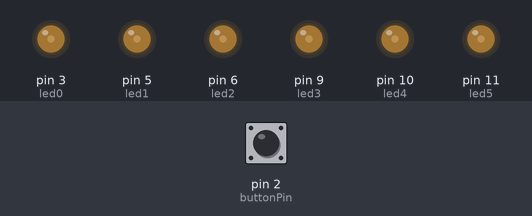
This sketch was run on a simulated Arduino Uno, built with avr-gcc and run on an emulated ATmega328P. On the bench: output pins drawn as LEDs (lit = HIGH). Inputs (shaded band) come from the test bench; at power-on: pin 2 (buttonPin) HIGH.

Above: at 2.6 s.
2.7 s: pin 2 (buttonPin) pulled LOW for 1.1 s
At 5.62 s:
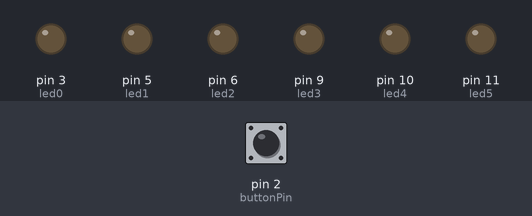
6.2 s: pin 2 (buttonPin) pulled LOW for 3.2 s
At 6.22 s:
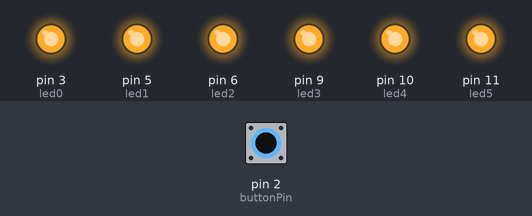
Timing chart, 0 to 16.9 s (numbered marks = the images above; inputs shaded):
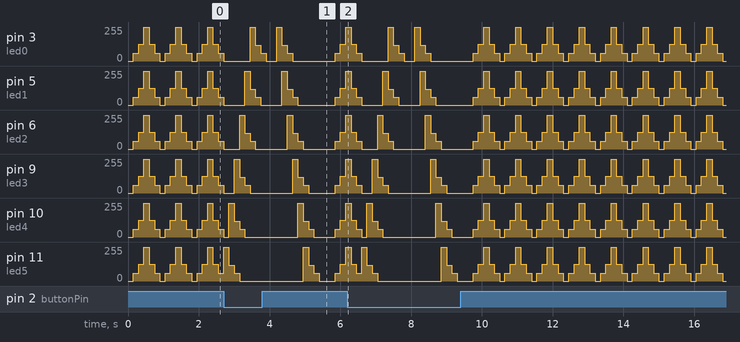

The sketch:

EX3.ino
```cpp
/**********************************************************************************
**                                                                               **
**                              Fade LEDs                                        **
**                                                                               **
**                                                                               **
**********************************************************************************/
//********** Includes *************************************************************
const byte led0 = 3;          // donar nom al pin 3 de l’Arduino
const byte led1 = 5;          // donar nom al pin 5 de l’Arduino
const byte led2 = 6;          // donar nom al pin 6 de l’Arduino
const byte led3 = 9;          // donar nom al pin 9 de l’Arduino
const byte led4 = 10;         // donar nom al pin 10 de l’Arduino
const byte led5 = 11;         // donar nom al pin 11 de l’Arduino
const byte buttonPin = 2;
byte buttonState = 0;
unsigned long velocitat = 150;         // velocitat de l'acció en ms

//********** Variables ************************************************************


//********** Setup ****************************************************************
void setup()
{
  pinMode(led0, OUTPUT);     // definir el pin 3 com una sortida
  pinMode(led1, OUTPUT);     // definir el pin 5 com una sortida
  pinMode(led2, OUTPUT);     // definir el pin 6 com una sortida
  pinMode(led3, OUTPUT);     // definir el pin 9 com una sortida
  pinMode(led4, OUTPUT);     // definir el pin 10 com una sortida
  pinMode(led5, OUTPUT);     // definir el pin 11 com una sortida
}


//********** Loop *****************************************************************
void loop()
{
  if (digitalRead(buttonPin) == 0)
  {
  analogWrite(led0, 0);     // posar PWM del pin 3 a 0
  analogWrite(led1, 0);     // posar PWM del pin 5 a 0
  analogWrite(led2, 0);     // posar PWM del pin 6 a 0
  analogWrite(led3, 0);     // posar PWM del pin 9 a 0
  analogWrite(led4, 0);     // posar PWM del pin 10 a 0
  analogWrite(led5, 255);     // posar PWM del pin 11 a 0

  delay(velocitat);          // es queden leds velocitat ms en aquest estat

  analogWrite(led0, 0);     // posar PWM del pin 3 a 0
  analogWrite(led1, 0);     // posar PWM del pin 5 a 0
  analogWrite(led2, 0);     // posar PWM del pin 6 a 0
  analogWrite(led3, 0);     // posar PWM del pin 9 a 0
  analogWrite(led4, 255);     // posar PWM del pin 10 a 0
  analogWrite(led5, 120);     // posar PWM del pin 11 a 0

  delay(velocitat);          // es queden leds velocitat ms en aquest estat

  analogWrite(led0, 0);    // posar PWM del pin 3 a 0
  analogWrite(led1, 0);    // posar PWM del pin 5 a 0
  analogWrite(led2, 0);    // posar PWM del pin 6 a 0
  analogWrite(led3, 255);    // posar PWM del pin 9 a 0
  analogWrite(led4, 120);    // posar PWM del pin 10 a 0
  analogWrite(led5, 60);    // posar PWM del pin 11 a 0

  delay(velocitat);           // es queden leds velocitat ms en aquest estat

  analogWrite(led0, 0);    // posar PWM del pin 3 a 0
  analogWrite(led1, 0);    // posar PWM del pin 5 a 0
  analogWrite(led2, 255);    // posar PWM del pin 6 a 0
  analogWrite(led3, 120);    // posar PWM del pin 9 a 0
  analogWrite(led4, 60);    // posar PWM del pin 10 a 0
  analogWrite(led5, 0);    // posar PWM del pin 11 a 0

  delay(velocitat);           // es queden leds velocitat ms en aquest estat

  analogWrite(led0, 0);    // posar PWM del pin 3 a 0
  analogWrite(led1, 255);    // posar PWM del pin 5 a 0
  analogWrite(led2, 120);    // posar PWM del pin 6 a 0
  analogWrite(led3, 60);    // posar PWM del pin 9 a 0
  analogWrite(led4, 0);    // posar PWM del pin 10 a 0
  analogWrite(led5, 0);    // posar PWM del pin 11 a 0

  delay(velocitat);           // es queden leds velocitat ms en aquest estat

  analogWrite(led0, 255);     // posar PWM del pin 3 a 0
  analogWrite(led1, 120);     // posar PWM del pin 5 a 0
  analogWrite(led2, 60);     // posar PWM del pin 6 a 0
  analogWrite(led3, 0);     // posar PWM del pin 9 a 0
  analogWrite(led4, 0);     // posar PWM del pin 10 a 0
  analogWrite(led5, 0);     // posar PWM del pin 11 a

  delay(velocitat);           // es queden leds velocitat ms en aquest estat

  analogWrite(led0, 120);     // posar PWM del pin 3 a 0
  analogWrite(led1, 60);     // posar PWM del pin 5 a 0
  analogWrite(led2, 0);     // posar PWM del pin 6 a 0
  analogWrite(led3, 0);     // posar PWM del pin 9 a 0
  analogWrite(led4, 0);     // posar PWM del pin 10 a 0
  analogWrite(led5, 0);     // posar PWM del pin 11 a 0

  delay(velocitat);           // es queden leds velocitat ms en aquest estat

  analogWrite(led0, 60);     // posar PWM del pin 3 a 0
  analogWrite(led1, 0);     // posar PWM del pin 5 a 0
  analogWrite(led2, 0);     // posar PWM del pin 6 a 0
  analogWrite(led3, 0);     // posar PWM del pin 9 a 0
  analogWrite(led4, 0);     // posar PWM del pin 10 a 0
  analogWrite(led5, 0);     // posar PWM del pin 11 a 0

  delay(velocitat);           // es queden leds velocitat ms en aquest estat

  analogWrite(led0, 0);     // posar PWM del pin 3 a 0
  analogWrite(led1, 0);     // posar PWM del pin 5 a 0
  analogWrite(led2, 0);     // posar PWM del pin 6 a 0
  analogWrite(led3, 0);     // posar PWM del pin 9 a 0
  analogWrite(led4, 0);     // posar PWM del pin 10 a 0
  analogWrite(led5, 0);     // posar PWM del pin 11 a 0

  delay(velocitat);          // es queden leds velocitat ms en aquest estat

  analogWrite(led0, 0);    // posar PWM del pin 3 a 0
  analogWrite(led1, 0);    // posar PWM del pin 5 a 0
  analogWrite(led2, 0);    // posar PWM del pin 6 a 0
  analogWrite(led3, 0);    // posar PWM del pin 9 a 0
  analogWrite(led4, 0);    // posar PWM del pin 10 a 0
  analogWrite(led5, 0);    // posar PWM del pin 11 a 0

  delay(velocitat);           // es queden leds velocitat ms en aquest estat

  analogWrite(led0, 255);     // posar PWM del pin 3 a 0
  analogWrite(led1, 0);     // posar PWM del pin 5 a 0
  analogWrite(led2, 0);     // posar PWM del pin 6 a 0
  analogWrite(led3, 0);     // posar PWM del pin 9 a 0
  analogWrite(led4, 0);     // posar PWM del pin 10 a 0
  analogWrite(led5, 0);     // posar PWM del pin 11 a 0

  delay(velocitat);           // es queden leds velocitat ms en aquest estat

  analogWrite(led0, 120);     // posar PWM del pin 3 a 0
  analogWrite(led1, 255);     // posar PWM del pin 5 a 0
  analogWrite(led2, 0);     // posar PWM del pin 6 a 0
  analogWrite(led3, 0);     // posar PWM del pin 9 a 0
  analogWrite(led4, 0);     // posar PWM del pin 10 a 0
  analogWrite(led5, 0);     // posar PWM del pin 11 a 0

  delay(velocitat);           // es queden leds velocitat ms en aquest estat

  analogWrite(led0, 60);     // posar PWM del pin 3 a 0
  analogWrite(led1, 120);     // posar PWM del pin 5 a 0
  analogWrite(led2, 255);     // posar PWM del pin 6 a 0
  analogWrite(led3, 0);     // posar PWM del pin 9 a 0
  analogWrite(led4, 0);     // posar PWM del pin 10 a 0
  analogWrite(led5, 0);     // posar PWM del pin 11 a 0

  delay(velocitat);           // es queden leds velocitat ms en aquest estat

  analogWrite(led0, 0);     // posar PWM del pin 3 a 0
  analogWrite(led1, 60);     // posar PWM del pin 5 a 0
  analogWrite(led2, 120);     // posar PWM del pin 6 a 0
  analogWrite(led3, 255);     // posar PWM del pin 9 a 0
  analogWrite(led4, 0);     // posar PWM del pin 10 a 0
  analogWrite(led5, 0);     // posar PWM del pin 11 a 0

  delay(velocitat);           // es queden leds velocitat ms en aquest estat

  analogWrite(led0, 0);     // posar PWM del pin 3 a 0
  analogWrite(led1, 0);     // posar PWM del pin 5 a 0
  analogWrite(led2, 60);     // posar PWM del pin 6 a 0
  analogWrite(led3, 120);     // posar PWM del pin 9 a 0
  analogWrite(led4, 255);     // posar PWM del pin 10 a 0
  analogWrite(led5, 0);     // posar PWM del pin 11 a 0

  delay(velocitat);           // es queden leds velocitat ms en aquest estat

  analogWrite(led0, 0);     // posar PWM del pin 3 a 0
  analogWrite(led1, 0);     // posar PWM del pin 5 a 0
  analogWrite(led2, 0);     // posar PWM del pin 6 a 0
  analogWrite(led3, 60);     // posar PWM del pin 9 a 0
  analogWrite(led4, 120);     // posar PWM del pin 10 a 0
  analogWrite(led5, 255);     // posar PWM del pin 11 a 0

  delay(velocitat);          // es queden leds velocitat ms en aquest estat

  analogWrite(led0, 0);     // posar PWM del pin 3 a 0
  analogWrite(led1, 0);     // posar PWM del pin 5 a 0
  analogWrite(led2, 0);     // posar PWM del pin 6 a 0
  analogWrite(led3, 0);     // posar PWM del pin 9 a 0
  analogWrite(led4, 60);     // posar PWM del pin 10 a 0
  analogWrite(led5, 120);     // posar PWM del pin 11 a 0

  delay(velocitat);          // es queden leds velocitat ms en aquest estat

  analogWrite(led0, 0);     // posar PWM del pin 3 a 0
  analogWrite(led1, 0);     // posar PWM del pin 5 a 0
  analogWrite(led2, 0);     // posar PWM del pin 6 a 0
  analogWrite(led3, 0);     // posar PWM del pin 9 a 0
  analogWrite(led4, 0);     // posar PWM del pin 10 a 0
  analogWrite(led5, 60);     // posar PWM del pin 11 a 0

  delay(velocitat);          // es queden leds velocitat ms en aquest estat

  analogWrite(led0, 0);     // posar PWM del pin 3 a 0
  analogWrite(led1, 0);     // posar PWM del pin 5 a 0
  analogWrite(led2, 0);     // posar PWM del pin 6 a 0
  analogWrite(led3, 0);     // posar PWM del pin 9 a 0
  analogWrite(led4, 0);     // posar PWM del pin 10 a 0
  analogWrite(led5, 0);     // posar PWM del pin 11 a 0

  delay(velocitat);          // es queden leds velocitat ms en aquest estat

  analogWrite(led0, 0);    // posar PWM del pin 3 a 0
  analogWrite(led1, 0);    // posar PWM del pin 5 a 0
  analogWrite(led2, 0);    // posar PWM del pin 6 a 0
  analogWrite(led3, 0);    // posar PWM del pin 9 a 0
  analogWrite(led4, 0);    // posar PWM del pin 10 a 0
  analogWrite(led5, 0);    // posar PWM del pin 11 a 0

  delay(velocitat);          // es queden leds velocitat ms en aquest estat

          }
          else
          {
 analogWrite(led0, 0);     // posar PWM del pin 3 a 0
  analogWrite(led1, 0);     // posar PWM del pin 5 a 0
  analogWrite(led2, 0);     // posar PWM del pin 6 a 0
  analogWrite(led3, 0);     // posar PWM del pin 9 a 0
  analogWrite(led4, 0);     // posar PWM del pin 10 a 0
  analogWrite(led5, 0);     // posar PWM del pin 11 a 0

  delay(velocitat);          // es queden leds velocitat ms en aquest estat

  analogWrite(led0, 60);     // posar PWM del pin 3 a 60
  analogWrite(led1, 60);     // posar PWM del pin 5 a 60
  analogWrite(led2, 60);     // posar PWM del pin 6 a 60
  analogWrite(led3, 60);     // posar PWM del pin 9 a 60
  analogWrite(led4, 60);     // posar PWM del pin 10 a 60
  analogWrite(led5, 60);     // posar PWM del pin 11 a 60

  delay(velocitat);          // es queden leds velocitat ms en aquest estat

  analogWrite(led0, 125);    // posar PWM del pin 3 a 125
  analogWrite(led1, 125);    // posar PWM del pin 5 a 125
  analogWrite(led2, 125);    // posar PWM del pin 6 a 125
  analogWrite(led3, 125);    // posar PWM del pin 9 a 125
  analogWrite(led4, 125);    // posar PWM del pin 10 a 125
  analogWrite(led5, 125);    // posar PWM del pin 11 a 125

  delay(velocitat);           // es queden leds velocitat ms en aquest estat

  analogWrite(led0, 255);    // posar PWM del pin 3 a 255
  analogWrite(led1, 255);    // posar PWM del pin 5 a 255
  analogWrite(led2, 255);    // posar PWM del pin 6 a 255
  analogWrite(led3, 255);    // posar PWM del pin 9 a 255
  analogWrite(led4, 255);    // posar PWM del pin 10 a 255
  analogWrite(led5, 255);    // posar PWM del pin 11 a 255

  delay(velocitat);           // es queden leds velocitat ms en aquest estat

  analogWrite(led0, 125);    // posar PWM del pin 3 a 125
  analogWrite(led1, 125);    // posar PWM del pin 5 a 125
  analogWrite(led2, 125);    // posar PWM del pin 6 a 125
  analogWrite(led3, 125);    // posar PWM del pin 9 a 125
  analogWrite(led4, 125);    // posar PWM del pin 10 a 125
  analogWrite(led5, 125);    // posar PWM del pin 11 a 125

  delay(velocitat);           // es queden leds velocitat ms en aquest estat

  analogWrite(led0, 60);     // posar PWM del pin 3 a 60
  analogWrite(led1, 60);     // posar PWM del pin 5 a 60
  analogWrite(led2, 60);     // posar PWM del pin 6 a 60
  analogWrite(led3, 60);     // posar PWM del pin 9 a 60
  analogWrite(led4, 60);     // posar PWM del pin 10 a 60
  analogWrite(led5, 60);     // posar PWM del pin 11 a 60

  delay(velocitat);          // es queden leds velocitat ms en aquest estat
          }
 }
//********** Funcions *************************************************************
```
